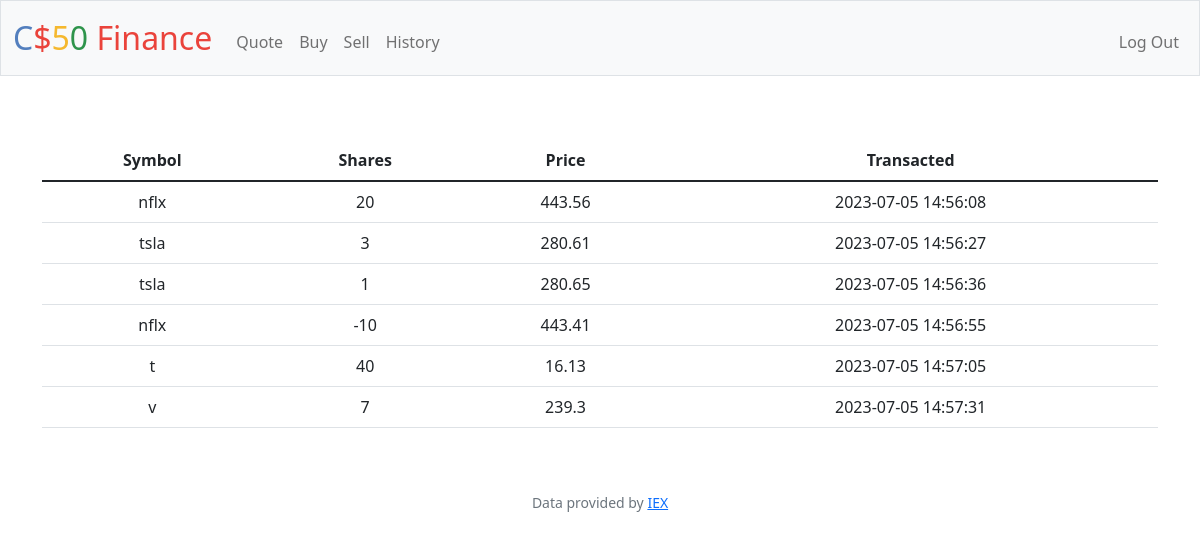
Screenshot of /history (signed in) with the database file from the repository.
### tables this page shows
CREATE TABLE transactions (
id INTEGER PRIMARY KEY AUTOINCREMENT,
user_id INTEGER,
symbol TEXT,
shares INTEGER,
price REAL,
data TIMESTAMP, name TEXT);

### app.py (the view)
@app.route("/history")
@login_required
def history():
    user_id = session["user_id"]
    stocks = db.execute("SELECT symbol, shares, price, data FROM transactions WHERE user_id = ?", user_id)
    return render_template("history.html", database=stocks)

### app.py (called while the page is built)
@app.after_request
def after_request(response):
    response.headers["Cache-Control"] = "no-cache, no-store, must-revalidate"
    response.headers["Expires"] = 0
    response.headers["Pragma"] = "no-cache"
    return response

### helpers.py (called while the page is built)
def login_required(f):
    @wraps(f)
    def decorated_function(*args, **kwargs):
        if session.get("user_id") is None:
            return redirect("/login")
        return f(*args, **kwargs)
    return decorated_function

### templates/history.html (shortened to what this page needs)
{% extends "layout.html" %}
{% block main %}
<div class="container mt-3">
    <table class="table table-hover">
      <thead>
        <tr>
          <th>Symbol</th>
          <th>Shares</th>
          <th>Price</th>
          <th>Transacted</th>
        </tr>
      </thead>
      <tbody>
        {%for row in database%}
            <tr>
            <td>{{ row["symbol"] }}</td>
            <td>{{ row["shares"] }}</td>
            <td>{{ row["price"] }}</td>
            <td>{{row["data"]}}</td>
            </tr>
        {%endfor%}
        </tbody>
    </table>
  </div>
{% endblock %}

### rows the page displays
transactions: symbol "nflx", shares "20", price "443.56", data "2023-07-05 14:56:08"
transactions: symbol "tsla", shares "3", price "280.61", data "2023-07-05 14:56:27"
transactions: symbol "tsla", shares "1", price "280.65", data "2023-07-05 14:56:36"
transactions: symbol "nflx", shares "-10", price "443.41", data "2023-07-05 14:56:55"
transactions: symbol "t", shares "40", price "16.13", data "2023-07-05 14:57:05"
transactions: symbol "v", shares "7", price "239.3", data "2023-07-05 14:57:31"
